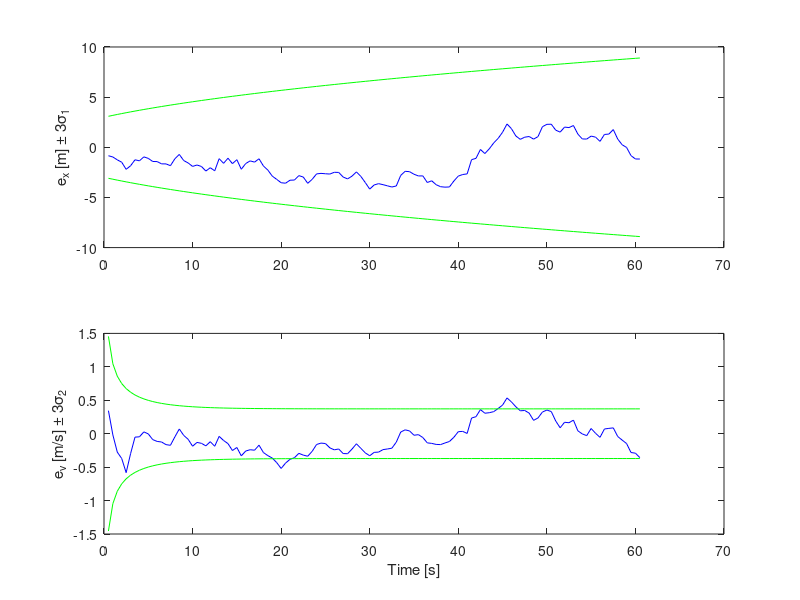
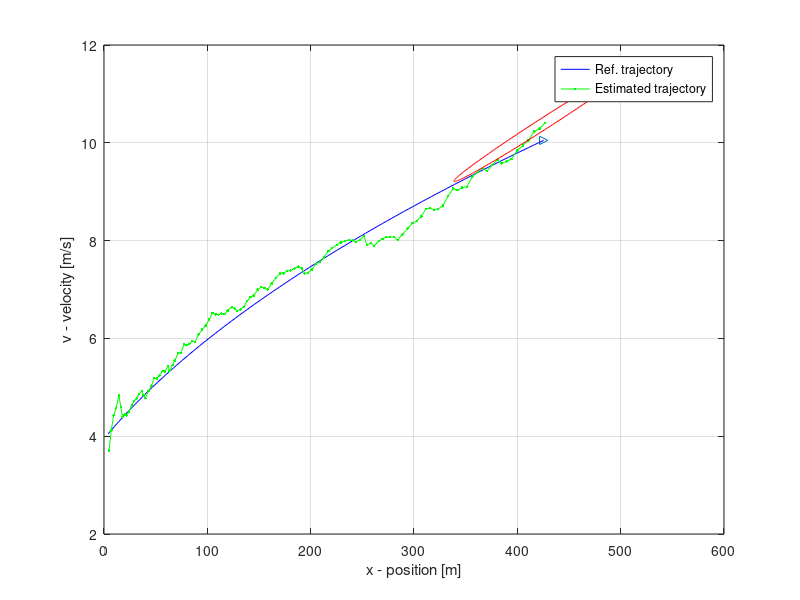

Recreate these plots in MATLAB, in order.
function Gottschalk_Assign7
% Sample MATLAB code template for implementing KF for 1D vehicle navigation.
% This sample code may serve as a guide but feel free to implement using
% your own coding style. 
clear;
close all;
clc;
% ---------------------
% DEFINE SIMULATION PARAMETERS
% ---------------------
% For example: m, tf, T, tSteps, N=1, sigmaM, R , q_0, q_0HatPlus, u,
% P_0Plus, Q, R= sigmaM^2, F, G, H 
m = 1; % mass
tf = 60; % final time 
T = 0.5; % fixed time interval
time = 0:T:tf; 
sigmaM = 0.5; % sigma
tSteps = size(time,2);
u = 0.1; % force
R = sigmaM^2; % sigma ^2
N=1;

x01 = 2; % true postion at t=0
x0e = 3; % estimated position at t=0
v01 = 4; % true velcocity at ms^-1
v0e = 6; % estimated velcoity

q_0 = [2 4]';
q_0HatPlus = [3 6]';
P0 = diag([(x01-x0e)^2,(v01-v0e)^2]); 

F = [1 T; 0 1];
G = [0 T/m]';
H = [0 1]; 
Q = 10^(-2)*[0.2 0.01; 0.01 0.1];

% --------------
% RUN SIMULATION
% --------------
% Update the state equations

for k = 1:tSteps   % Main timing loop  (you will need to write code for this loop)
    
    % Run the true (without noise) vehicle model
    q(:,k) = F*q_0 + G*u;

    % %%%%%%%%%%% Run the KF estimator
        
    % Generate process noise, zeta 
    [U,D,V]=svd(Q);
    zeta = V*(D^(0.5))*(randn(2,1)); % error

    % Prediction step (predicted state and covariance)
    q_hat_predict = F*q_0HatPlus + G*u + zeta; 
    P_minus_predict = F*P0*F' + Q; 
    
    % Measurement with noise 
    zi = randn(1,1);  
    z = H*q(:,k)+zi; 
    y = H*q(:,k); 

    % Compute the Kalman filter gain, K_kPlus1
    K = P_minus_predict*H'*inv(H*P_minus_predict*H'+R); %kalman gain
    
    % Update step (updated/corrected state and covariance)
    q_hat(:,k) = q_hat_predict+K*(z-H*q_hat_predict);
    P(:,:,k) = (eye(2) - K*H)*P_minus_predict;

    % Make sure to store updated state vector and covariance matrices.
    q_0 = q(:,k);
    q_0HatPlus = q_hat(:,k);
    P0 = P(:,:,k);
                                
end
% -----------
% PLOT OUTPUT
% -----------
tOut = T*(1:tSteps);
% Plot the estimation error with covariance bounds
figure;
clf;
subplot(2,1,1);
hold on;
plot(tOut,q(1,:)-q_hat(1,:),'b');
sigma(1,:) = P(1,1,:);
plot(tOut,3*sqrt(sigma(1,:)),'g');
plot(tOut,-3*sqrt(sigma(1,:)),'g');
hold off;
box on;
ylabel('e_x [m] \pm 3\sigma_1');
subplot(2,1,2);
hold on;
plot(tOut,q(2,:)-q_hat(2,:),'b');
sigma(2,:) = P(2,2,:);
plot(tOut,3*sqrt(sigma(2,:)),'g');
plot(tOut,-3*sqrt(sigma(2,:)),'g');
hold off;
box on;
ylabel('e_v [m/s] \pm 3\sigma_2');
xlabel('Time [s]');
% savefilename = 'error';
% exportgraphics(gca,[savefilename,'.pdf'],'Resolution',300);
%saveas(gcf, savefilename, 'fig');
%print('-depsc2', '-r300', [savefilename, '.eps']);
% Create a movie of the simulation
figure;
clf reset;
xmax = max(q(1,:));
xmin = min(q(1,:));
ymax = max(q(2,:));
ymin = min(q(2,:));
j = 0;
for k = 1:5:tSteps
    clf;
    box on;
    axis([xmin-5 xmax+5 ymin-5 ymax+5]);
    axis equal;
    axis manual;
    plot(q(1,k),q(2,k),'>');
    hold on;
    
    desired = plot(q(1,1:k),q(2,1:k),'b-');
    estimated = plot(q_hat(1,1:k),q_hat(2,1:k),'g.-');
    
    
    [U,S,V] = svd(P(:,:,k));
    ellipse(10*S(1,1),10*S(2,2),atan2(U(1,2),U(1,1)),q_hat(1,k),q_hat(2,k),'r');
    hold off;
    xlabel('x - position [m]');
    ylabel('v - velocity [m/s]');
    j = j + 1;
    %drawnow;
    
    M1(j) = getframe;
end
legend([desired estimated], 'Ref. trajectory', 'Estimated trajectory','Location', 'Best');
grid on
% savefilename = 'OUT/trajectorySim';
% exportgraphics(gcf,[savefilename,'.pdf'],'Resolution',300);
% saveas(gcf, savefilename, 'fig');
% print('-depsc2', '-r300', [savefilename, '.eps']);
disp('... simulation complete. ');
function h=ellipse(ra,rb,ang,x0,y0,C,Nb)
% Ellipse adds ellipses to the current plot
%
% ELLIPSE(ra,rb,ang,x0,y0) adds an ellipse with semimajor axis of ra,
% a semimajor axis of radius rb, a semimajor axis of ang, centered at
% the point x0,y0.
%
% The length of ra, rb, and ang should be the same. 
% If ra is a vector of length L and x0,y0 scalars, L ellipses
% are added at point x0,y0.
% If ra is a scalar and x0,y0 vectors of length M, M ellipse are with the same 
% radii are added at the points x0,y0.
% If ra, x0, y0 are vectors of the same length L=M, M ellipses are added.
% If ra is a vector of length L and x0, y0 are  vectors of length
% M~=L, L*M ellipses are added, at each point x0,y0, L ellipses of radius ra.
%
% ELLIPSE(ra,rb,ang,x0,y0,C)
% adds ellipses of color C. C may be a string ('r','b',...) or the RGB value. 
% If no color is specified, it makes automatic use of the colors specified by 
% the axes ColorOrder property. For several circles C may be a vector.
%
% ELLIPSE(ra,rb,ang,x0,y0,C,Nb), Nb specifies the number of points
% used to draw the ellipse. The default value is 300. Nb may be used
% for each ellipse individually.
%
% h=ELLIPSE(...) returns the handles to the ellipses.
%
% as a sample of how ellipse works, the following produces a red ellipse
% tipped up at a 45 deg axis from the x axis
% ellipse(1,2,pi/8,1,1,'r')
%
% note that if ra=rb, ELLIPSE plots a circle
%
% written by D.G. Long, Brigham Young University, based on the
% CIRCLES.m original 
% written by Peter Blattner, Institute of Microtechnology, University of 
% Neuchatel, Switzerland, blattner@imt.unine.ch
% Check the number of input arguments 
if nargin<1,
  ra=[];
end
if nargin<2,
  rb=[];
end
if nargin<3,
  ang=[];
end
%if nargin==1,
%  error('Not enough arguments');
%end
if nargin<5,
  x0=[];
  y0=[];
end
 
if nargin<6,
  C=[];
end
if nargin<7,
  Nb=[];
end
% set up the default values
if isempty(ra),ra=1;end
if isempty(rb),rb=1;end
if isempty(ang),ang=0;end
if isempty(x0),x0=0;end
if isempty(y0),y0=0;end
if isempty(Nb),Nb=300;end
if isempty(C),C=get(gca,'colororder');end
% work on the variable sizes
x0=x0(:);
y0=y0(:);
ra=ra(:);
rb=rb(:);
ang=ang(:);
Nb=Nb(:);
if isstr(C),C=C(:);end
if length(ra)~=length(rb),
  error('length(ra)~=length(rb)');
end
if length(x0)~=length(y0),
  error('length(x0)~=length(y0)');
end
% how many inscribed elllipses are plotted
if length(ra)~=length(x0)
  maxk=length(ra)*length(x0);
else
  maxk=length(ra);
end
% drawing loop
for k=1:maxk
  
  if length(x0)==1
    xpos=x0;
    ypos=y0;
    radm=ra(k);
    radn=rb(k);
    if length(ang)==1
      an=ang;
    else
      an=ang(k);
    end
  elseif length(ra)==1
    xpos=x0(k);
    ypos=y0(k);
    radm=ra;
    radn=rb;
    an=ang;
  elseif length(x0)==length(ra)
    xpos=x0(k);
    ypos=y0(k);
    radm=ra(k);
    radn=rb(k);
    an=ang(k)
  else
    rada=ra(fix((k-1)/size(x0,1))+1);
    radb=rb(fix((k-1)/size(x0,1))+1);
    an=ang(fix((k-1)/size(x0,1))+1);
    xpos=x0(rem(k-1,size(x0,1))+1);
    ypos=y0(rem(k-1,size(y0,1))+1);
  end
  co=cos(an);
  si=sin(an);
  the=linspace(0,2*pi,Nb(rem(k-1,size(Nb,1))+1,:)+1);
%  x=radm*cos(the)*co-si*radn*sin(the)+xpos;
%  y=radm*cos(the)*si+co*radn*sin(the)+ypos;
  h(k)=line(radm*cos(the)*co-si*radn*sin(the)+xpos,radm*cos(the)*si+co*radn*sin(the)+ypos);
  set(h(k),'color',C(rem(k-1,size(C,1))+1,:));
end